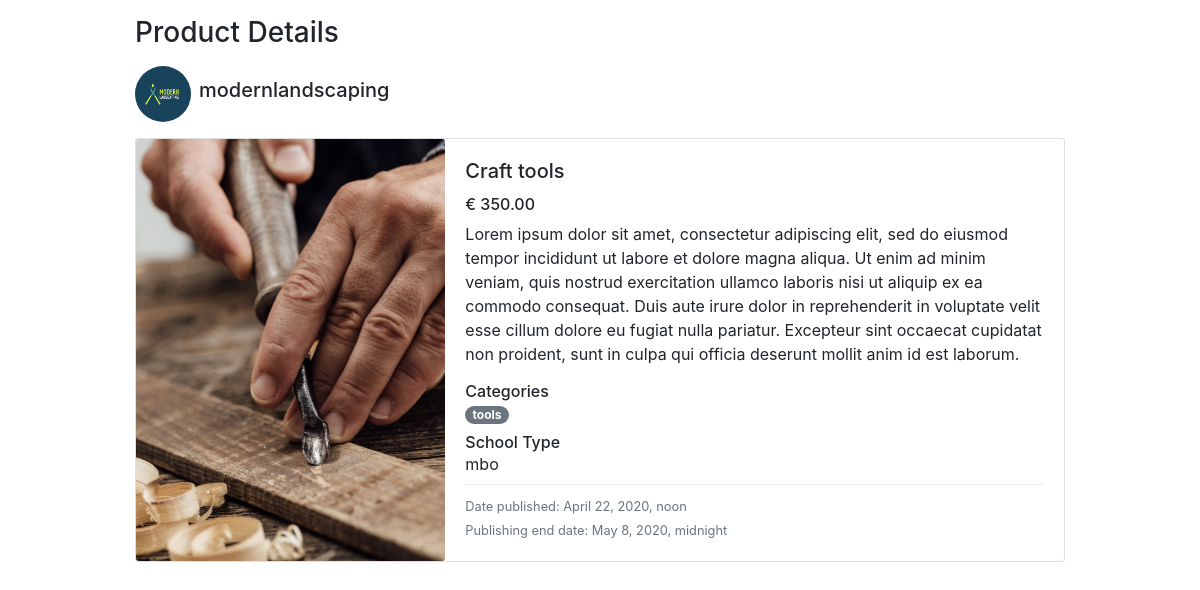
The app's page /products/craft-tools/ with its own data.
### products/models.py (models this page shows, shortened)
class Product(models.Model):
    supplier = models.ForeignKey(Supplier,
                                 on_delete=models.CASCADE)
    name = models.CharField(max_length=200)
    slug = models.SlugField(unique=True,
                            blank=True,
                            help_text=SLUG_HELP_TEXT)
    categories = models.ManyToManyField(Category)
    description = models.TextField()
    image = models.ImageField(upload_to='products')
    PR = 'PR'
    VMBO = 'VMBO'
    MBO = 'MBO'
    HBO = 'HBO'
    OP = 'OP'
    SCHOOL_TYPE_CHOICES = [
        (PR, 'praktijkonderwijs'),
        (VMBO, 'vmbo'),
        (MBO, 'mbo'),
        (HBO, 'hbo'),
        (OP, 'opleidingsbedrijf')
    ]
    school_type = models.CharField(
        max_length=48,
        choices=SCHOOL_TYPE_CHOICES
    )
    price = models.DecimalField(max_digits=10, decimal_places=2)
    created_at = models.DateTimeField('Date published',
                                      default=datetime.now)
    end_at = models.DateTimeField('Publishing end date')
    def is_product_available(self):
        ''' Check if the product is available, so it can be published
        '''
        now = datetime.now()
        return self.created_at <= now <= self.end_at
    is_product_available.boolean = True

class Category(models.Model):
    name = models.CharField(max_length=200)
    slug = models.SlugField(unique=True,
                            blank=True,
                            help_text=SLUG_HELP_TEXT)
    description = models.TextField(blank=True)
    class Meta:
        verbose_name_plural = "categories"
    def __str__(self):
        return self.name

### accounts/models.py (models this page shows, shortened)
class Supplier(models.Model):
    user = models.OneToOneField(User, on_delete=models.CASCADE)
    description = models.TextField(blank=True)
    thumbnail = models.ImageField(upload_to='profile_images')

### products/views.py (the view)
# urls.py: path('<slug:product_slug>/', views.product_view, name='product')
def product_view(request, product_slug):
    query = Product.objects.filter(slug=product_slug)
    product = get_object_or_404(query)
    context = {
        'page_title': product.name,
        'title': 'Product Details',
        'currency': '€',
        'categories': 'Categories',
        'school_type': 'School Type',
        'published_at': 'Date published',
        'end_at': 'Publishing end date',
        'product': product,
    }
    return render(request, 'products/product.html', context)

### products/templates/products/product.html (shortened to what this page needs)
{% extends 'products/layout.html' %}
{% block content %}
<div class="container" style="max-width: 960px;">
  <h3 class="mt-3 mb-3">{{title}}</h3>
  <div class="d-flex align-items-center mb-3">
    <div class="supplier-image-lg" style="background-image:url({{product.supplier.thumbnail.url}});">
    </div>
    <h5 class="ml-2">{{product.supplier.user.username}}</h5>
  </div>
  <div class="card mb-3">
    <div class="row no-gutters">
      <div class="col-md-4">
        <img src="{{ product.image.url }}" class="card-img" alt="...">
      </div>
      <div class="col-md-8">
        <div class="card-body">
          <h5 class="card-title">{{product.name}}</h5>
          <h6 class="">{{currency}} {{product.price}}</h6>
          <p class="card-text">{{product.description}}</p>
          <div class="mb-2">
            <h6 class="m-0">{{categories}}</h6>
            {% for category in product.categories.all %}
            <span class="badge badge-pill badge-secondary">{{category}}</span>
            {% endfor %}
          </div>
          <div class="mb-2">
            <h6 class="m-0">{{school_type}}</h6>
            <span>{{product.get_school_type_display}}</span>
          </div>
          <div class="dropdown-divider"></div>
          <div>
            <p class="card-text mb-0"><small class="text-muted">{{published_at}}:
                {{product.created_at}}</small></p>
            <p class="card-text"><small class="text-muted">{{end_at}}: {{product.end_at}}</small></p>
          </div>
        </div>
      </div>
    </div>
  </div>
</div>
{% endblock %}

### products/static/products/style.css (style rules this page uses)
.card-img { height: 100%;; object-fit: cover; }
.supplier-image-lg { background-position: center; height: 56px; width: 56px; border-radius: 28px; background-size: cover; display: block; }

### records on screen
Product: supplier.thumbnail (picture), supplier.user.username "modernlandscaping", image (picture), name "Craft tools", price "350.00", description "Lorem ipsum dolor sit amet, consectetur adipiscing elit, sed do eiusmod tempor incididunt ut labore et dolore magna aliqua. Ut enim ad minim veniam, quis nostrud exercitation ullamco laboris nisi ut aliquip ex ea commodo consequat. Duis aute irure dolor in reprehenderit in voluptate velit esse cillum dolore eu fugiat nulla pariatur. Excepteur sint occaecat cupidatat non proident, sunt in culpa qui officia deserunt mollit anim id est laborum.", school_type "mbo", created_at "April 22, 2020, noon", end_at "May 8, 2020, midnight"
Category: name "tools"

### other values on screen
{{ title }} "Product Details"
{{ currency }} "€"
{{ categories }} "Categories"
{{ school_type }} "School Type"
{{ published_at }} "Date published"
{{ end_at }} "Publishing end date"
